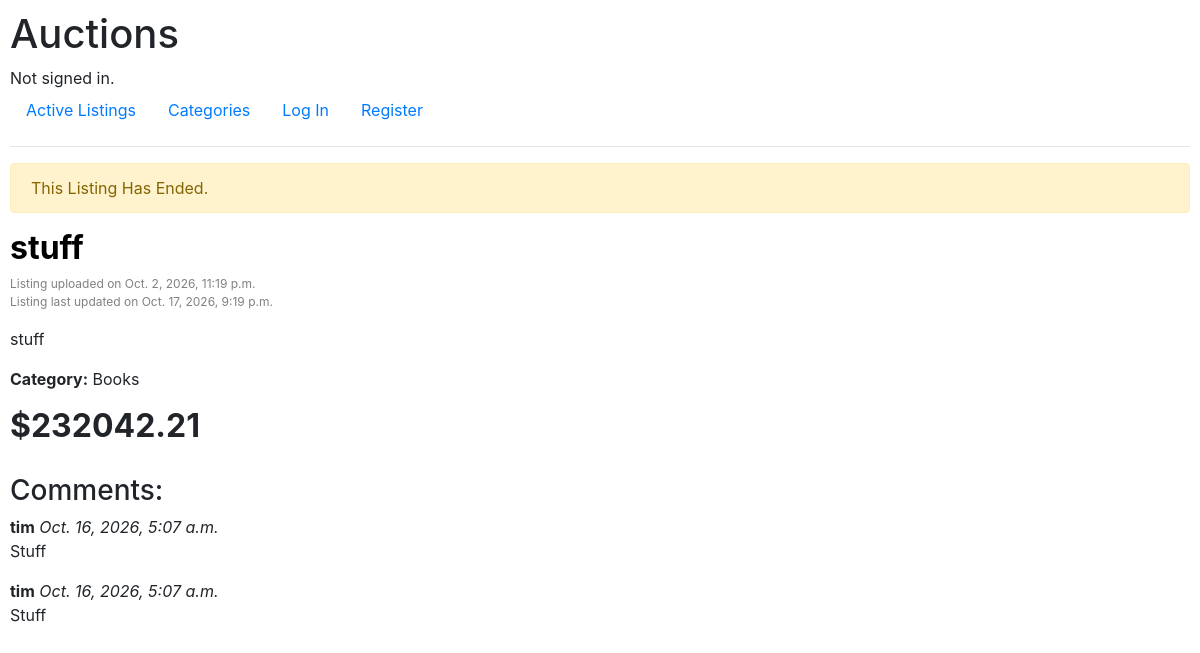
/listings/1, run on an earlier commit of the app's database.
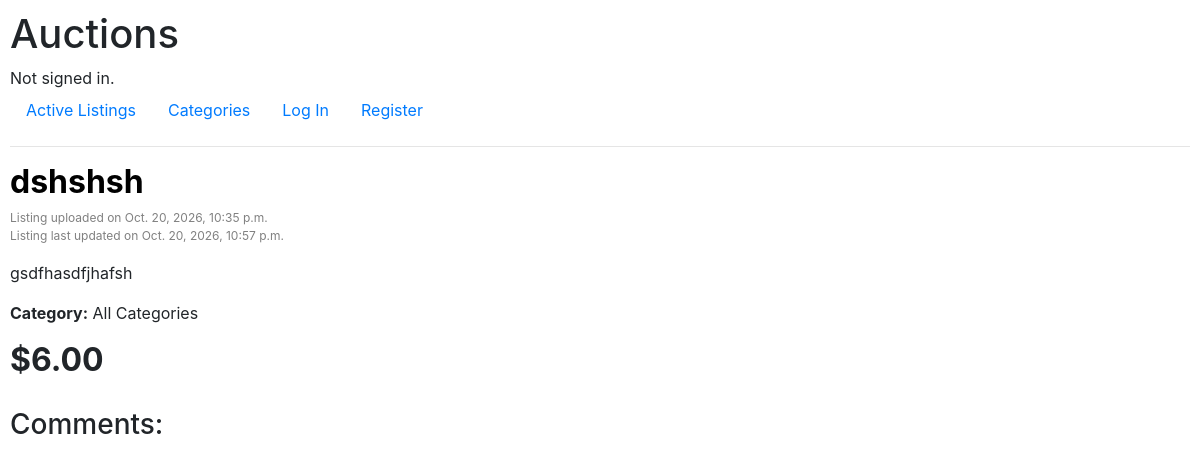
And on a later commit of the database.
### auctions/models.py (models this page shows, shortened)
class Item(models.Model):
    item_owner = models.ForeignKey(User, to_field='id', on_delete=models.CASCADE, related_name="owned_item")
    item_name = models.CharField(max_length=64)
    item_image_link = models.CharField(max_length=500)
    item_starting_bid = models.DecimalField(decimal_places=2, max_digits=19)
    item_posted_time = models.DateTimeField(auto_now_add=True)
    item_last_updated = models.DateTimeField(auto_now=True)
    item_sold = models.BooleanField(default=False)
    @property
    def item_current_bid(self):
        highest_bid = ItemBid.objects.filter(
            item=self.id
        ).order_by('-bid').first()
        if highest_bid:
            return highest_bid.bid
        return None
    class item_type(models.TextChoices):
        AllCategories = 'AC', _('All Categories')
        Antiques = 'AN', _('Antiques')
        Art = 'AR', _('Art')
        Baby = 'BA', _('Baby')
        Books = 'BO', _('Books')
        BusinessIndustrial = 'BI', _('Business & Industrial')
        CamerasPhoto = 'CP', _('Cameras & Photo')
        CellPhonesAccessories = 'CA', _('Cell Phones & Accessories')
        ClothingShoesAccessories = 'CS', _('Clothing, Shoes & Accessories')
        CoinsPaperMoney = 'CO', _('Coins & Paper Money')
        Collectibles = 'CL', _('Collectibles')
        ComputersTabletsNetworking = 'CT', _('Computers/Tablets & Networking')
        ConsumerElectronics = 'CE', _('Consumer Electronics')
        Crafts = 'CR', _('Crafts')
        DollsBears = 'DB', _('Dolls & Bears')
        DVDsMovies = 'DM', _('DVDs & Movies')
        EntertainmentMemorabilia = 'EM', _('Entertainment Memorabilia')
        EverythingElse = 'EE', _('Everything Else')
        GiftCards = 'GC', _('Gift Cards')
        HealthBeauty = 'HB', _('Health & Beauty')
        HomeGarden = 'HG', _('Home & Garden')
        JewelryWatches = 'JW', _('Jewelry & Watches')
        Music = 'MU', _('Music')
        MusicalInstrumentsGear = 'MI', _('Musical Instruments & Gear')
        PetSupplies = 'PS', _('Pet Supplies')
        PotteryGlass = 'PG', _('Pottery & Glass')
        RealEstate = 'RE', _('Real Estate')
        SpecialtyServices = 'SS', _('Specialty Services')
        SportingGoods = 'SG', _('Sporting Goods')
        SportsMemorabilia = 'SM', _('Sports Mem, Cards & Fan Shop')
        Stamps = 'ST', _('Stamps')
        Tickets = 'TI', _('Tickets & Experiences')
        ToysHobbies = 'TH', _('Toys & Hobbies')
        Travel = 'TR', _('Travel')
        VideoGamesConsoles = 'VG', _('Video Games & Consoles')
    item_type = models.CharField(
        max_length=2,
        choices=item_type,
        default=item_type.AllCategories
        )

class ItemDescription(models.Model):
    item = models.OneToOneField(Item, on_delete=models.CASCADE, primary_key=True)
    item_description = models.CharField(max_length=1000)

class ItemBid(models.Model):
    user = models.ForeignKey(User, on_delete=models.CASCADE, related_name="user_bidding")
    item = models.PositiveIntegerField(Item)
    bid = models.DecimalField(decimal_places=2, max_digits=19)

class UserComment(models.Model):
    user = models.ForeignKey(User, on_delete=models.CASCADE, related_name="user_comment")
    item = models.PositiveIntegerField(Item)
    comment = models.CharField(max_length=500)
    comment_time = models.DateTimeField(auto_now_add=True)

class User(AbstractUser):
    pass

### listings/views.py (the view)
# urls.py: path("<str:item_id>", views.listing, name="listing")
def listing(request, item_id):
    try:
        item = Item.objects.get(id=item_id)
    except Item.DoesNotExist:
        return render(request, "listings/listing.html", {
                "error": "Hm, we do not have the item you are looking for."
            })
    forms = util.getListingForms()
    itemOwnerForms = [NewCommentForm(), closeListing()]
    comments = UserComment.objects.filter(item=item.id)
    bids = ItemBid.objects.filter(item=item.id)
    try:
        max_bid = bids.order_by('-bid')[0]
    except:
        max_bid = None
    wishListed = False
    if request.user.is_authenticated:
        user = request.user
        try:
            wishListed = WatchList.objects.get(user=user, item=item.id)
        except WatchList.DoesNotExist:
            wishListed = None
        if request.method == "POST":
            if item.item_owner.id == user.id:
                forms = itemOwnerForms
                if "closeListing" in request.POST:
                    form = closeListing(request.POST)
                    if form.is_valid():
                        item.item_sold = True
                        item.save()
                        return render(request, "listings/listing.html", {
                                "item": item,
                                "bids": len(bids),
                                "max_bid": max_bid,
                                "forms": forms,
                                "commentForm": NewCommentForm(),
                                "comments": comments,
                                "message": "Listing Has Ended Successfully."
                            })
                    else:
                        if item.item_sold:
                            closeListingBool = None
                        else:
                            closeListingBool = closeListing()
                        return render(request, "listings/listing.html", {
                                "item": item,
                                "bids": len(bids),
                                "max_bid": max_bid,
                                "forms": forms,
                                "commentForm": NewCommentForm(),
                                "closeListing": closeListingBool,
                                "comments": comments,
                                "error": "There Was An Error Processing Your Request."
                            })
                if "user_comment" in request.POST:
                    form = NewCommentForm(request.POST)
                    if item.item_sold:
                        closeListingBool = None
                    else:
                        closeListingBool = closeListing()
                    if form.is_valid():
                        UserComment.objects.create(user=user, item=item.id, comment=form.cleaned_data["user_comment"])
                    return render(request, "listings/listing.html", {
                            "item": item,
                            "bids": len(bids),
                            "max_bid": max_bid,
                            "forms": forms,
                            "commentForm": NewCommentForm(),
                            "closeListing": closeListingBool,
                            "comments": comments
                        })
            else:
                if "user_comment" in request.POST:
                    form = NewCommentForm(request.POST)
                    print(item)
                    if form.is_valid():
                        UserComment.objects.create(user=user, item=item.id, comment=form.cleaned_data["user_comment"])
                    else:
                        return render(request, "listings/listing.html", {
                                "item": item,
                                "bids": len(bids),
                                "max_bid": max_bid,
                                "forms": forms,
                                "comments": comments,
                                "wishListed": wishListed,
                                "commentForm": NewCommentForm(),
                                "bidForm": NewBidForm(),
                                "wishListForm": WishlistForm(),
                                "error": "There Was An Error Processing Your Request."
                            })
                    return render(request, "listings/listing.html", {
                            "item": item,
                            "bids": len(bids),
                            "max_bid": max_bid,
                            "forms": forms,
                            "comments": comments,
                            "wishListed": wishListed,
                            "commentForm": NewCommentForm(),
                            "bidForm": NewBidForm(),
                            "wishListForm": WishlistForm()
                        })
                if "bid" in request.POST:
                    return bid(request, item, max_bid, bids)
                if "wishList" in request.POST:
                    if wishListed is not None:
                        wishListed.delete()
                        wishListed = None
                        message = "Item Has Been Removed From Wishlist."
                    else:
                        wishListed = WatchList.objects.create(user=user, item=item.id)
                        message = "Item Has Been Added To Wishlist."
                    return render(request, "listings/listing.html", {
                            "item": item,
                            "bids": len(bids),
                            "max_bid": max_bid,
                            "forms": forms,
                            "comments": comments,
                            "wishListed": wishListed,
                            "message": message,
                            "commentForm": NewCommentForm(),
                            "bidForm": NewBidForm(),
                            "wishListForm": WishlistForm()
                        })
                else:
                    return render(request, "listings/listing.html", {
                            "item": item,
                            "bids": len(bids),
                            "max_bid": max_bid,
                            "forms": forms,
                            "comments": comments,
                            "wishListed": wishListed,
                            "commentForm": NewCommentForm(),
                            "bidForm": NewBidForm(),
                            "wishListForm": WishlistForm()
                        })
        else:
            if item.item_owner.id == user.id:
                forms = itemOwnerForms
                if item.item_sold:
                    closeListingBool = None
                else:
                    closeListingBool = closeListing()
                return render(request, "listings/listing.html", {
                        "item": item,
                        "bids": len(bids),
                        "max_bid": max_bid,
                        "forms": forms,
                        "comments": comments,
                        "wishListed": wishListed,
                        "commentForm": NewCommentForm(),
                        "closeListing": closeListingBool
                    })
            else:
                return render(request, "listings/listing.html", {
                        "item": item,
                        "bids": len(bids),
                        "max_bid": max_bid,
                        "forms": forms,
                        "comments": comments,
                        "wishListed": wishListed,
                        "commentForm": NewCommentForm(),
                        "bidForm": NewBidForm(),
                        "wishListForm": WishlistForm()
                    })
    else:
        if request.method == "POST":
            if request.POST:
                return render(request, "listings/listing.html", {
                        "item": item,
                        "bids": len(bids),
                        "max_bid": max_bid,
                        "comments": comments,
                        "error": "You Must Be Logged In For This Action!"
                    })
        else:
            return render(request, "listings/listing.html", {
                    "item": item,
                    "bids": len(bids),
                    "max_bid": max_bid,
                    "comments": comments
                })

### auctions/util.py (called while the page is built)
def getListingForms():
    forms = [NewCommentForm(), NewBidForm(), WishlistForm()]
    return forms

### listings/templates/listings/listing.html (shortened to what this page needs)
{% extends "auctions/layout.html" %}
{% block body %}
    {% if item.item_sold %}
        <div class="alert alert-warning" role="alert">
            This Listing Has Ended.
        </div>
    {% endif %}
    <h2 class="listing-text"><b>{{ item.item_name }}</b></h2>
    <p class="listing-created-date" style="padding-bottom: 0;">Listing uploaded on {{ item.item_posted_time }}<br>
    Listing last updated on {{ item.item_last_updated }}</p>
    <p>{{ item.itemdescription.item_description }}</p>
    <b>Category:</b> {{ item.get_item_type_display }}
    {% if item.item_current_bid is None %}
        <p class="listing-text">Bidding Starts At: <span style="font-size: 1.5em; margin-right: 10px;"><b> ${{ item.item_starting_bid }}</b></span></p>
    {% else %}
        <p class="listing-text"><h2><b>${{ item.item_current_bid }}</b></h2>
    {% endif %}
    <h3 style="padding-top:20px">Comments:</h3>
    {% for comment in comments %}
        <b>{{ comment.user.username }}</b>
        <i>{{ comment.comment_time }}</i>
        <p>{{ comment.comment }}</p>
    {% endfor %}
{% endblock %}

### auctions/templates/auctions/layout.html (shortened to what this page needs)
{% load static %}
<!DOCTYPE html>
<html lang="en">
    <head>
        <link rel="stylesheet" href="https://stackpath.bootstrapcdn.com/bootstrap/4.4.1/css/bootstrap.min.css">
        <link href="{% static 'auctions/styles.css' %}" rel="stylesheet">
    </head>
    <body>
        <h1>Auctions</h1>
        <div>
            {% if user.is_authenticated %}
                Signed in as <strong>{{ user.username }}</strong>.
            {% else %}
                Not signed in.
            {% endif %}
        </div>
        <ul class="nav">
            <li class="nav-item">
                <a class="nav-link" href="{% url 'index' %}">Active Listings</a>
            </li>
            <li class="nav-item">
                <a class="nav-link" href="{% url 'categories:categories' %}">Categories</a>
            </li>
            {% if user.is_authenticated %}
                <li class="nav-item">
                    <a class="nav-link" href="{% url 'new_listing' %}">Create New Listing</a>
                </li>
                <li class="nav-item">
                    <a class="nav-link" href="{% url 'watchlist:watchlist' %}">Watchlist</a>
                </li>
                <li class="nav-item">
                    <a class="nav-link" href="{% url 'logout' %}">Log Out</a>
                </li>
            {% else %}
                <li class="nav-item">
                    <a class="nav-link" href="{% url 'login' %}">Log In</a>
                </li>
                <li class="nav-item">
                    <a class="nav-link" href="{% url 'register' %}">Register</a>
                </li>
            {% endif %}
        </ul>
        <hr>
        {% block body %}
        {% endblock %}
    </body>
</html>

### auctions/static/auctions/styles.css (style rules this page uses)
body { padding: 10px; }
.listing-created-date { color: grey; font-size: 12px; }
.listing-text { color: black; }

What changed in the data, as far as the page shows it:
removed UserComment: user.username "tim", comment_time "Oct. 16, 2026, 5:07 a.m.", comment "Stuff"
removed UserComment: user.username "tim", comment_time "Oct. 16, 2026, 5:07 a.m.", comment "Stuff"
changed Item: item_name "stuff" → "dshshsh"; item_posted_time "Oct. 2, 2026, 11:19 p.m." → "Oct. 20, 2026, 10:35 p.m."; item_last_updated "Oct. 17, 2026, 9:19 p.m." → "Oct. 20, 2026, 10:57 p.m."; itemdescription.item_description "stuff" → "gsdfhasdfjhafsh"; item_type "Books" → "All Categories"; item_current_bid "232042.21" → "6.00"; item_sold True → False (drawn)
Also different on the page:
text no longer shown: "This Listing Has Ended."
